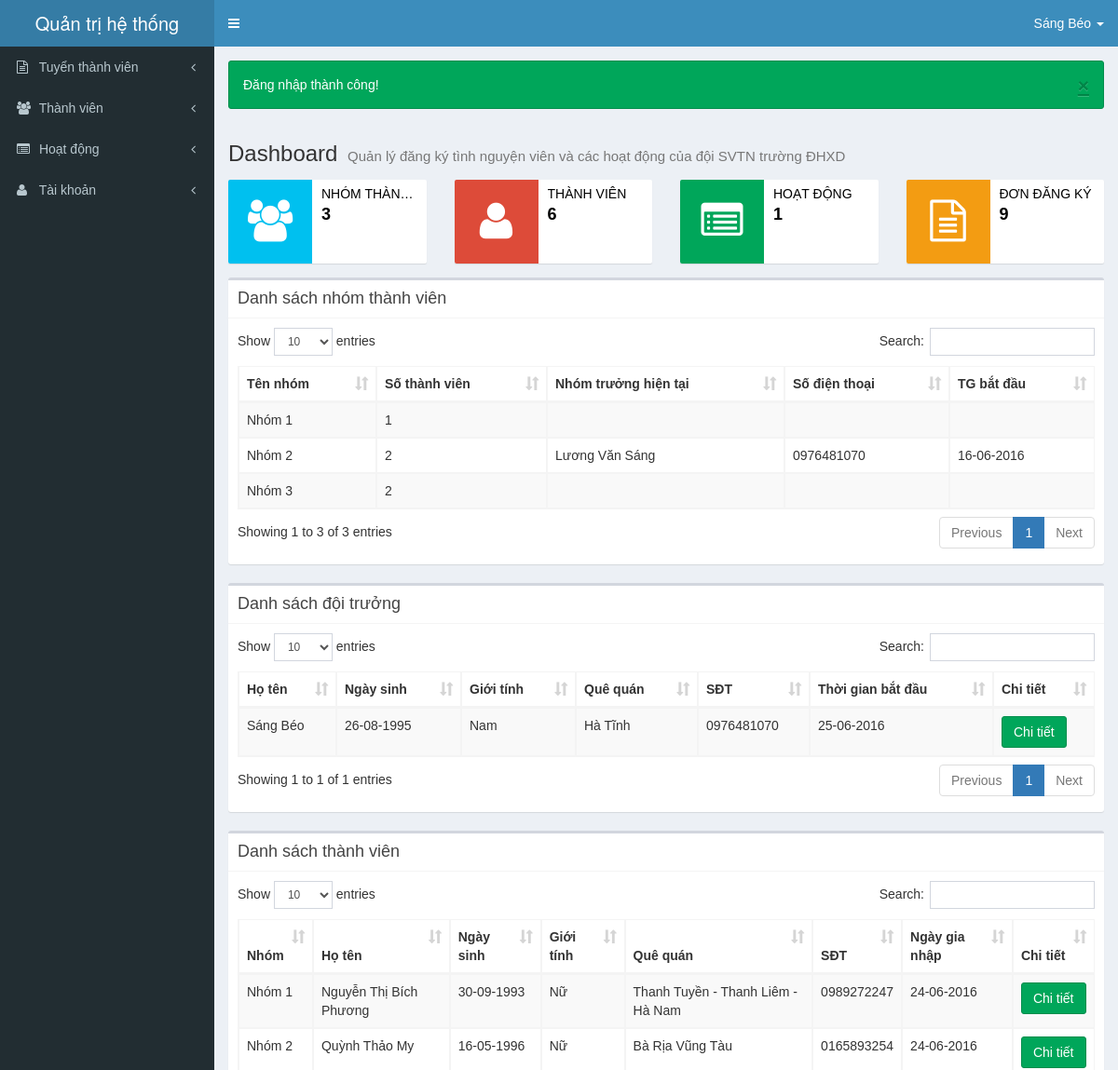
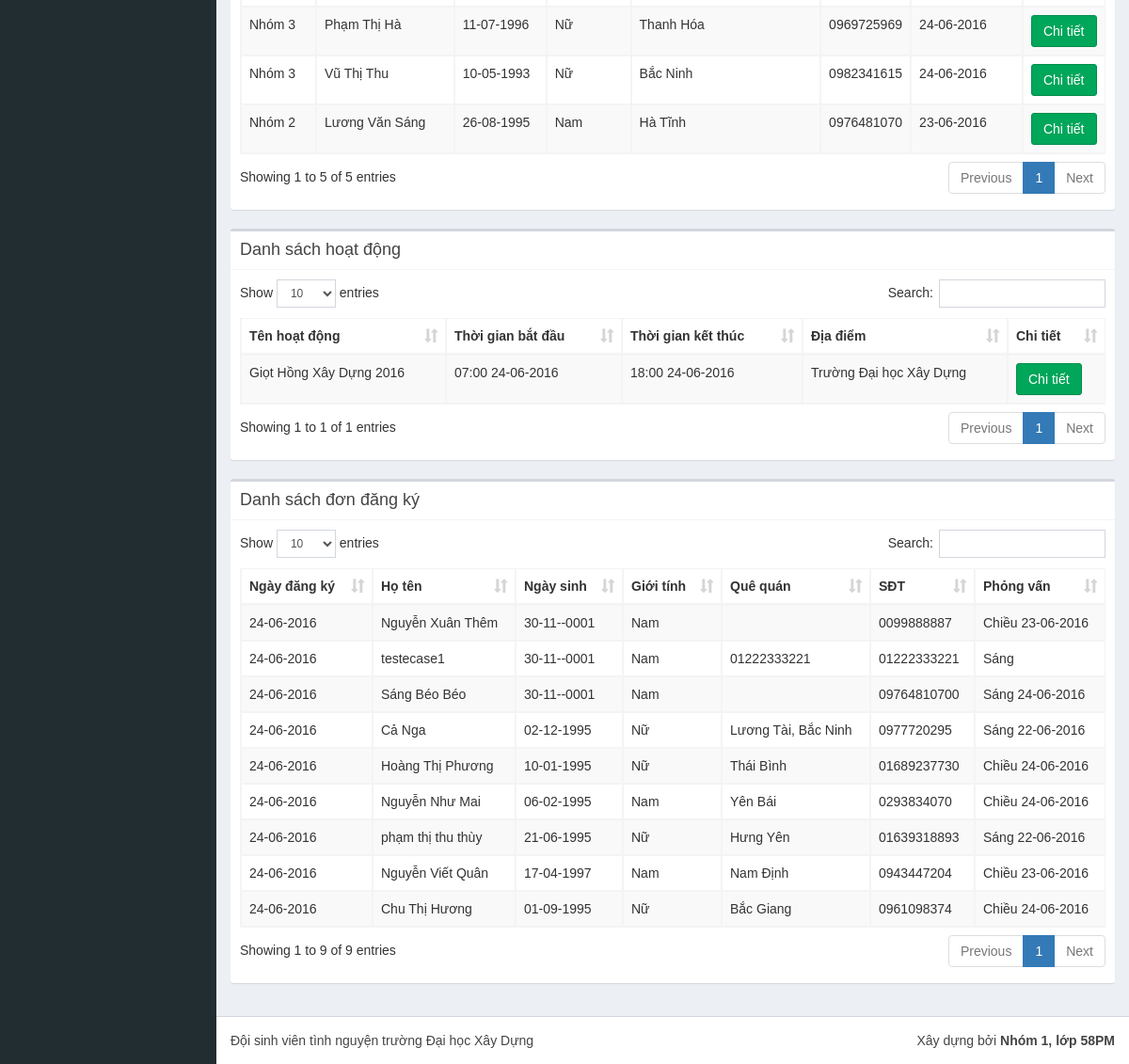
The page /index.php (signed in) on the database its author committed (2 pictures, top to bottom).
### tables this page shows
CREATE TABLE `tbl_nhomtv` (
  `manhom` int(11) NOT NULL AUTO_INCREMENT,
  `tennhom` varchar(50) NOT NULL,
  PRIMARY KEY (`manhom`)
);

CREATE TABLE `tbl_thanhvien` (
  `matv` int(11) NOT NULL AUTO_INCREMENT,
  `hoten` varchar(50) NOT NULL,
  `lop` varchar(10) DEFAULT NULL,
  `mssv` varchar(10) DEFAULT NULL,
  `ngaysinh` date DEFAULT NULL,
  `gioitinh` tinyint(1) DEFAULT NULL,
  `quequan` varchar(100) DEFAULT NULL,
  `diachi` text,
  `sdt` varchar(15) DEFAULT NULL,
  `ngaygianhap` date DEFAULT NULL,
  `tinhtrang` tinyint(1) NOT NULL DEFAULT '0',
  `ladoitruong` tinyint(1) NOT NULL DEFAULT '0',
  `tgbatdau` date DEFAULT NULL,
  PRIMARY KEY (`matv`)
);

CREATE TABLE `tbl_hoatdong` (
  `mahd` int(11) NOT NULL AUTO_INCREMENT,
  `tenhd` varchar(500) NOT NULL,
  `tgbatdau` datetime NOT NULL,
  `tgketthuc` datetime NOT NULL,
  `songuoi` int(11) NOT NULL DEFAULT '0',
  `diadiem` text,
  PRIMARY KEY (`mahd`)
);

### models/thuvien.php (called while the page is built, shortened)
<?php
class LIB
{
    public $pdo;
    function __construct($server, $host, $db, $user, $pass)
    {
        try {
            $dsn = $server . ':host=' . $host . ';dbname=' . $db;
            $this->pdo = new PDO($dsn, $user, $pass);
            $this->pdo->exec("SET NAMES 'utf8'");
        } catch (PDOException $ex) {
            die($ex->getMessage());
        }
    }
    public function selectall($sql)
    {
        $re = $this->pdo->query($sql);
        return $re->fetchAll(PDO::FETCH_ASSOC);
    }
    public function selectone($sql)
    {
        $re = $this->pdo->query($sql);
        if ($re->rowCount() > 0)
            return $re->fetch(PDO::FETCH_ASSOC);
        else return array();
    }
    public function dateformat($date, $time = 0)
    {
        if ($date == 0) return '';
        if ($time == 1)
            return date('H:i d-m-Y', strtotime($date));
        return date('d-m-Y', strtotime($date));
    }
}
?>

### connect.php (called while the page is built, shortened)
<?php
require_once('models/thuvien.php');
$lib = new LIB(SERVER, HOST, DB, USER, PASS);
?>

### controllers/trangchu.php (called while the page is built, shortened)
<?php
$lib->checkLogin();
$strquery = "SELECT tbl_thanhvien.* FROM tbl_thanhvien LEFT JOIN tbl_chianhom ON tbl_thanhvien.matv = tbl_chianhom.matv WHERE manhom IS NULL AND ladoitruong=0 ORDER BY tinhtrang, ngaygianhap DESC";
$dondangky = $lib->selectall($strquery);
$tgphongvan = array();
foreach ($dondangky as $don) {
    $strquery = "SELECT * FROM tbl_dkthoigianpv JOIN tbl_thoigianpv ON tbl_dkthoigianpv.matg = tbl_thoigianpv.matg WHERE matv = " . $don['matv'];
    $tg = $lib->selectone($strquery);
    $tgphongvan[$don['matv']] = array(
        'matg' => $tg['matg'],
        'sangchieu' => $tg['sangchieu'],
        'ngay' => $lib->dateformat($tg['ngay'])
    );
}
$strquery = "SELECT * FROM tbl_hoatdong ORDER BY tgbatdau DESC";
$hoatdong = $lib->selectall($strquery);
$strquery = "SELECT tbl_nhomtv.*, t1.tongtv FROM tbl_nhomtv
            LEFT JOIN (SELECT manhom, COUNT(matv) AS tongtv FROM tbl_chianhom GROUP BY manhom) AS t1
            ON t1.manhom = tbl_nhomtv.manhom";
$nhomtv = $lib->selectall($strquery);
for ($i = 0; $i < count($nhomtv); $i++) {
    $strquery = "SELECT tbl_chianhom.tgbatdau, hoten, sdt FROM tbl_chianhom JOIN tbl_thanhvien
                ON tbl_chianhom.matv = tbl_thanhvien.matv
                WHERE tbl_chianhom.tgbatdau IS NOT NULL AND manhom=" . $nhomtv[$i]['manhom'] . "
                ORDER BY tbl_chianhom.tgbatdau DESC LIMIT 0,1";
    $tv = $lib->selectone($strquery);
    $nhomtv[$i] = array_merge($nhomtv[$i], $tv);
}
$strquery = "SELECT tbl_thanhvien.*, tennhom
        FROM (tbl_thanhvien JOIN tbl_chianhom ON tbl_thanhvien.matv = tbl_chianhom.matv)
        JOIN tbl_nhomtv ON tbl_chianhom.manhom = tbl_nhomtv.manhom
        ORDER BY ngaygianhap DESC";
$thanhvien = $lib->selectall($strquery);
$strquery = "SELECT *
        FROM tbl_thanhvien
        WHERE ladoitruong=1
        ORDER BY tgbatdau DESC";
$doitruong = $lib->selectall($strquery);
?>

### views/pages/trangchu.php (the view, shortened to what this page needs)
<section class="content-header">
    <h1>
        Dashboard
        <small>Quản lý đăng ký tình nguyện viên và các hoạt động của đội SVTN trường ĐHXD</small>
    </h1>
</section>
<section class="content">
    <div class="row">
        <div class="col-md-3 col-sm-6 col-xs-12">
            <a href="index.php?prog=nhomthanhvien">
                <div class="info-box">
                    <span class="info-box-icon bg-aqua"><i class="fa fa-group"></i></span>
                    <div class="info-box-content">
                        <span class="info-box-text">NHÓM THÀNH VIÊN</span>
                        <span class="info-box-number"><?php echo count($nhomtv) ?></span>
                    </div>
                </div>
            </a>
        </div>
        <div class="col-md-3 col-sm-6 col-xs-12">
            <a href="index.php?prog=thanhvien">
                <div class="info-box">
                    <span class="info-box-icon bg-red"><i class="fa fa-user"></i></span>
                    <div class="info-box-content">
                        <span class="info-box-text">THÀNH VIÊN</span>
                        <span class="info-box-number"><?php echo count($thanhvien) + count($doitruong) ?></span>
                    </div>
                </div>
            </a>
        </div>
        <div class="col-md-3 col-sm-6 col-xs-12">
            <a href="index.php?prog=hoatdong">
                <div class="info-box">
                    <span class="info-box-icon bg-green"><i class="fa fa-list-alt"></i></span>
                    <div class="info-box-content">
                        <span class="info-box-text">HOẠT ĐỘNG</span>
                        <span class="info-box-number"><?php echo count($hoatdong) ?></span>
                    </div>
                </div>
            </a>
        </div>
        <div class="col-md-3 col-sm-6 col-xs-12">
            <a href="index.php?prog=dondangky">
                <div class="info-box">
                    <span class="info-box-icon bg-yellow"><i class="fa fa-file-text-o"></i></span>
                    <div class="info-box-content">
                        <span class="info-box-text">ĐƠN ĐĂNG KÝ</span>
                        <span class="info-box-number"><?php echo count($dondangky) ?></span>
                    </div>
                </div>
            </a>
        </div>
    </div>
    <div class="row">
        <div class="col-xs-12">
            <div class="box">
                <div class="box-header with-border">
                    <h3 class="box-title">Danh sách nhóm thành viên</h3>
                </div>
                <div class="box-body">
                    <table id="dsnhomtv" class="datatable table table-bordered table-striped">
                        <thead>
                        <tr>
                            <th>Tên nhóm</th>
                            <th>Số thành viên</th>
                            <th>Nhóm trưởng hiện tại</th>
                            <th>Số điện thoại</th>
                            <th>TG bắt đầu</th>
                        </tr>
                        </thead>
                        <tbody>
                        <?php
                        foreach ($nhomtv as $nhom) {
                            ?>
                            <tr>
                                <td><?php echo $nhom['tennhom'] ?></td>
                                <td><?php echo is_numeric($nhom['tongtv']) ? $nhom['tongtv'] : '0' ?></td>
                                <td><?php echo $nhom['hoten'] ?></td>
                                <td><?php echo $nhom['sdt'] ?></td>
                                <td><?php echo $lib->dateformat($nhom['tgbatdau']) ?></td>
                            </tr>
                        <?php } ?>
                        </tbody>
                    </table>
                </div>
            </div>
        </div>
        <div class="col-xs-12">
            <div class="box">
                <div class="box-header with-border">
                    <h3 class="box-title">Danh sách đội trưởng</h3>
                </div>
                <div class="box-body">
                    <table id="dsdoitruong" class="datatable table table-bordered table-striped">
                        <thead>
                        <tr>
                            <th>Họ tên</th>
                            <th>Ngày sinh</th>
                            <th>Giới tính</th>
                            <th>Quê quán</th>
                            <th>SĐT</th>
                            <th>Thời gian bắt đầu</th>
                            <th>Chi tiết</th>
                        </tr>
                        </thead>
                        <tbody>
                        <?php foreach ($doitruong as $dt) { ?>
                            <tr>
                                <td><?php echo $dt['hoten'] ?></td>
                                <td><?php echo $lib->dateformat($dt['ngaysinh']) ?></td>
                                <td><?php echo $dt['gioitinh'] == 1 ? 'Nam' : 'Nữ' ?></td>
                                <td><?php echo $dt['quequan'] ?></td>
                                <td><?php echo $dt['sdt'] ?></td>
                                <td><?php echo $lib->dateformat($dt['tgbatdau']) ?></td>
                                <td><a href="index.php?prog=thongtinthanhvien&matv=<?php echo $dt['matv'] ?>"
                                       class="btn btn-success">Chi tiết</a></td>
                            </tr>
                        <?php } ?>
                        </tbody>
                    </table>
                </div>
            </div>
        </div>
        <div class="col-xs-12">
            <div class="box">
                <div class="box-header with-border">
                    <h3 class="box-title">Danh sách thành viên</h3>
                </div>
                <div class="box-body">
                    <table id="dsthanhvien" class="datatable table table-bordered table-striped">
                        <thead>
                        <tr>
                            <th>Nhóm</th>
                            <th>Họ tên</th>
                            <th>Ngày sinh</th>
                            <th>Giới tính</th>
                            <th>Quê quán</th>
                            <th>SĐT</th>
                            <th>Ngày gia nhập</th>
                            <th>Chi tiết</th>
                        </tr>
                        </thead>
                        <tbody>
                        <?php foreach ($thanhvien as $tv) { ?>
                            <tr>
                                <td><?php echo $tv['tennhom'] ?></td>
                                <td><?php echo $tv['hoten'] ?></td>
                                <td><?php echo $lib->dateformat($tv['ngaysinh']) ?></td>
                                <td><?php echo $tv['gioitinh'] == 1 ? 'Nam' : 'Nữ' ?></td>
                                <td><?php echo $tv['quequan'] ?></td>
                                <td><?php echo $tv['sdt'] ?></td>
                                <td><?php echo $lib->dateformat($tv['ngaygianhap']) ?></td>
                                <td><a href="index.php?prog=thongtinthanhvien&matv=<?php echo $tv['matv'] ?>"
                                       class="btn btn-success">Chi tiết</a></td>
                            </tr>
                        <?php } ?>
                        </tbody>
                    </table>
                </div>
            </div>
        </div>
        <div class="col-xs-12">
            <div class="box">
                <div class="box-header with-border">
                    <h3 class="box-title">Danh sách hoạt động</h3>
                </div>
                <div class="box-body">
                    <table id="dshoatdong" class="datatable table table-bordered table-striped">
                        <thead>
                        <tr>
                            <th>Tên hoạt động</th>
                            <th>Thời gian bắt đầu</th>
                            <th>Thời gian kết thúc</th>
                            <th>Địa điểm</th>
                            <th>Chi tiết</th>
                        </tr>
                        </thead>
                        <tbody>
                        <?php
                        foreach ($hoatdong as $hd) {
                            ?>
                            <tr>
                                <td><?php echo $hd['tenhd'] ?></td>
                                <td><?php echo $lib->dateformat($hd['tgbatdau'], 1) ?></td>
                                <td><?php echo $lib->dateformat($hd['tgketthuc'], 1) ?></td>
                                <td><?php echo $hd['diadiem'] ?></td>
                                <td><a href="index.php?prog=thongtinhoatdong&mahd=<?php echo $hd['mahd'] ?>"
                                       class="btn btn-success">Chi tiết</a></td>
                            </tr>
                        <?php } ?>
                        </tbody>
                    </table>
                </div>
            </div>
        </div>
        <div class="col-xs-12">
            <div class="box">
                <div class="box-header with-border">
                    <h3 class="box-title">Danh sách đơn đăng ký</h3>
                </div>
                <div class="box-body">
                    <table id="dsdondangky" class="datatable table table-bordered table-striped">
                        <thead>
                        <tr>
                            <th>Ngày đăng ký</th>
                            <th>Họ tên</th>
                            <th>Ngày sinh</th>
                            <th>Giới tính</th>
                            <th>Quê quán</th>
                            <th>SĐT</th>
                            <th>Phỏng vấn</th>
                        </tr>
                        </thead>
                        <tbody>
                        <?php
                        foreach ($dondangky as $don) {
                            ?>
                            <tr>
                                <td><?php echo $lib->dateformat($don['ngaygianhap']) ?></td>
                                <td><?php echo $don['hoten'] ?></td>
                                <td><?php echo $lib->dateformat($don['ngaysinh']) ?></td>
                                <td><?php echo $don['gioitinh'] == 1 ? 'Nam' : 'Nữ' ?></td>
                                <td><?php echo $don['quequan'] ?></td>
                                <td><?php echo $don['sdt'] ?></td>
                                <td>
                                    <?php
                                    echo $tgphongvan[$don['matv']]['sangchieu'] == 0 ? 'Sáng ' : 'Chiều ';
                                    echo $tgphongvan[$don['matv']]['ngay'];
                                    ?>
                                </td>
                            </tr>
                        <?php } ?>
                        </tbody>
                    </table>
                </div>
            </div>
        </div>
    </div>
</section>

### rows shown on the page
tbl_nhomtv: tennhom "Nhóm 1", tongtv "1"
tbl_nhomtv: tennhom "Nhóm 3", tongtv "2"
tbl_thanhvien: hoten "Sáng Béo", ngaysinh "26-08-1995", gioitinh "Nam", quequan "Hà Tĩnh", sdt "0976481070", tgbatdau "25-06-2016"
tbl_thanhvien: tbl_nhomtv.tennhom "Nhóm 1", hoten "Nguyễn Thị Bích Phương", ngaysinh "30-09-1993", gioitinh "Nữ", quequan "Thanh Tuyền - Thanh Liêm - Hà Nam", sdt "0989272247", ngaygianhap "24-06-2016"
tbl_thanhvien: tbl_nhomtv.tennhom "Nhóm 2", hoten "Quỳnh Thảo My", ngaysinh "16-05-1996", gioitinh "Nữ", quequan "Bà Rịa Vũng Tàu", sdt "0165893254", ngaygianhap "24-06-2016"
tbl_thanhvien: tbl_nhomtv.tennhom "Nhóm 3", hoten "Phạm Thị Hà", ngaysinh "11-07-1996", gioitinh "Nữ", quequan "Thanh Hóa", sdt "0969725969", ngaygianhap "24-06-2016"
tbl_thanhvien: tbl_nhomtv.tennhom "Nhóm 3", hoten "Vũ Thị Thu", ngaysinh "10-05-1993", gioitinh "Nữ", quequan "Bắc Ninh", sdt "0982341615", ngaygianhap "24-06-2016"
tbl_thanhvien: tbl_nhomtv.tennhom "Nhóm 2", hoten "Lương Văn Sáng", ngaysinh "26-08-1995", gioitinh "Nam", quequan "Hà Tĩnh", sdt "0976481070", ngaygianhap "23-06-2016"
tbl_hoatdong: tenhd "Giọt Hồng Xây Dựng 2016", tgbatdau "07:00 24-06-2016", tgketthuc "18:00 24-06-2016", diadiem "Trường Đại học Xây Dựng"
tbl_thanhvien: ngaygianhap "24-06-2016", hoten "Nguyễn Xuân Thêm", ngaysinh "30-11--0001", gioitinh "Nam", sdt "0099888887", shows "Chiều", matv "23-06-2016"
tbl_thanhvien: ngaygianhap "24-06-2016", hoten "testecase1", ngaysinh "30-11--0001", gioitinh "Nam", quequan "01222333221", sdt "01222333221", shows "Sáng"
tbl_thanhvien: ngaygianhap "24-06-2016", hoten "Sáng Béo Béo", ngaysinh "30-11--0001", gioitinh "Nam", sdt "09764810700", matv "24-06-2016"
tbl_thanhvien: ngaygianhap "24-06-2016", hoten "Cả Nga", ngaysinh "02-12-1995", gioitinh "Nữ", quequan "Lương Tài, Bắc Ninh", sdt "0977720295", shows "Sáng", matv "22-06-2016"
tbl_thanhvien: ngaygianhap "24-06-2016", hoten "Hoàng Thị Phương", ngaysinh "10-01-1995", gioitinh "Nữ", quequan "Thái Bình", sdt "01689237730", shows "Chiều", matv "24-06-2016"
tbl_thanhvien: ngaygianhap "24-06-2016", hoten "Nguyễn Như Mai", ngaysinh "06-02-1995", gioitinh "Nam", quequan "Yên Bái", sdt "0293834070", shows "Chiều", matv "24-06-2016"
tbl_thanhvien: ngaygianhap "24-06-2016", hoten "phạm thị thu thùy", ngaysinh "21-06-1995", gioitinh "Nữ", quequan "Hưng Yên", sdt "01639318893", shows "Sáng", matv "22-06-2016"
tbl_thanhvien: ngaygianhap "24-06-2016", hoten "Nguyễn Viết Quân", ngaysinh "17-04-1997", gioitinh "Nam", quequan "Nam Định", sdt "0943447204", shows "Chiều", matv "23-06-2016"
tbl_thanhvien: ngaygianhap "24-06-2016", hoten "Chu Thị Hương", ngaysinh "01-09-1995", gioitinh "Nữ", quequan "Bắc Giang", sdt "0961098374", shows "Chiều", matv "24-06-2016"

### other values the page prints
$_SESSION['thanhvien']['hoten'] "Sáng Béo"
$_SESSION['message']['content'] "Đăng nhập thành công!"
count($nhomtv) "3"
count($thanhvien) + count($doitruong) "6"
count($hoatdong) "1"
count($dondangky) "9"
$nhom['tennhom'] "Nhóm 2"
$nhom['tongtv'] "2"
$nhom['hoten'] "Lương Văn Sáng"
$nhom['sdt'] "0976481070"
$lib->dateformat($nhom['tgbatdau']) "16-06-2016"
